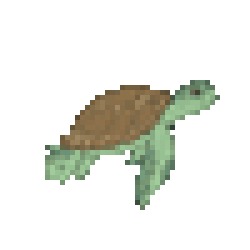
#> input picture turtle.gif, 50 x 50 px (shown 5 times larger)
$ python gif_process.py
#> lines starting #> are read from the running program, lines starting #| are printed output that depends on the picture
from PIL import Image
import os
import re

# GIF dosyasını yükle
gif_dosyasi = 'turtle.gif'

# Frames klasörünü oluştur
if not os.path.exists('frames'):
    os.makedirs('frames')

# GIF'i aç ve her bir frame'i kaydet
with Image.open(gif_dosyasi) as img:
#> img is the input picture: PIL image 50x50 P; mean R, G, B, A 159.9, 150.6, 141.1, 43.2
    for frame in range(0, img.n_frames):
        img.seek(frame)
        img.save(f'frames/frame_{frame}.gif')
#> this loop made 39 passes
#> pass 2, `img.save(f'frames/frame_{frame}.gif')`:
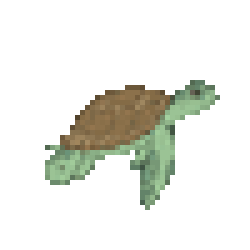
#> saved as frame_1.gif: PIL image 50x50 RGBA (shown 5 times larger); mean R, G, B, A 159.9, 150.6, 141.1, 43.4; transparent parts drawn white
#> after the loop:
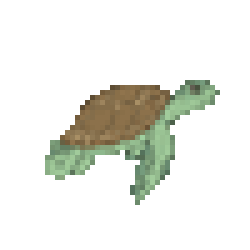
#> img: PIL image 50x50 RGBA (shown 5 times larger); mean R, G, B, A 199.5, 193.4, 181.5, 42.2; transparent parts drawn white


# Frames klasöründeki dosya isimlerini listele
frame_listesi = os.listdir('frames')

# Sadece .gif uzantılı dosyaları filtrele
frame_listesi = [dosya for dosya in frame_listesi if dosya.endswith('.gif')]

# Dosya isimlerindeki sayıları çıkar
frame_numaralari = [int(re.search(r'\d+', dosya).group()) for dosya in frame_listesi]

# Sayılara göre sırala ve orijinal dosya isimlerini bu sıraya göre yeniden düzenle
frame_list = [x for _, x in sorted(zip(frame_numaralari, frame_listesi))]
